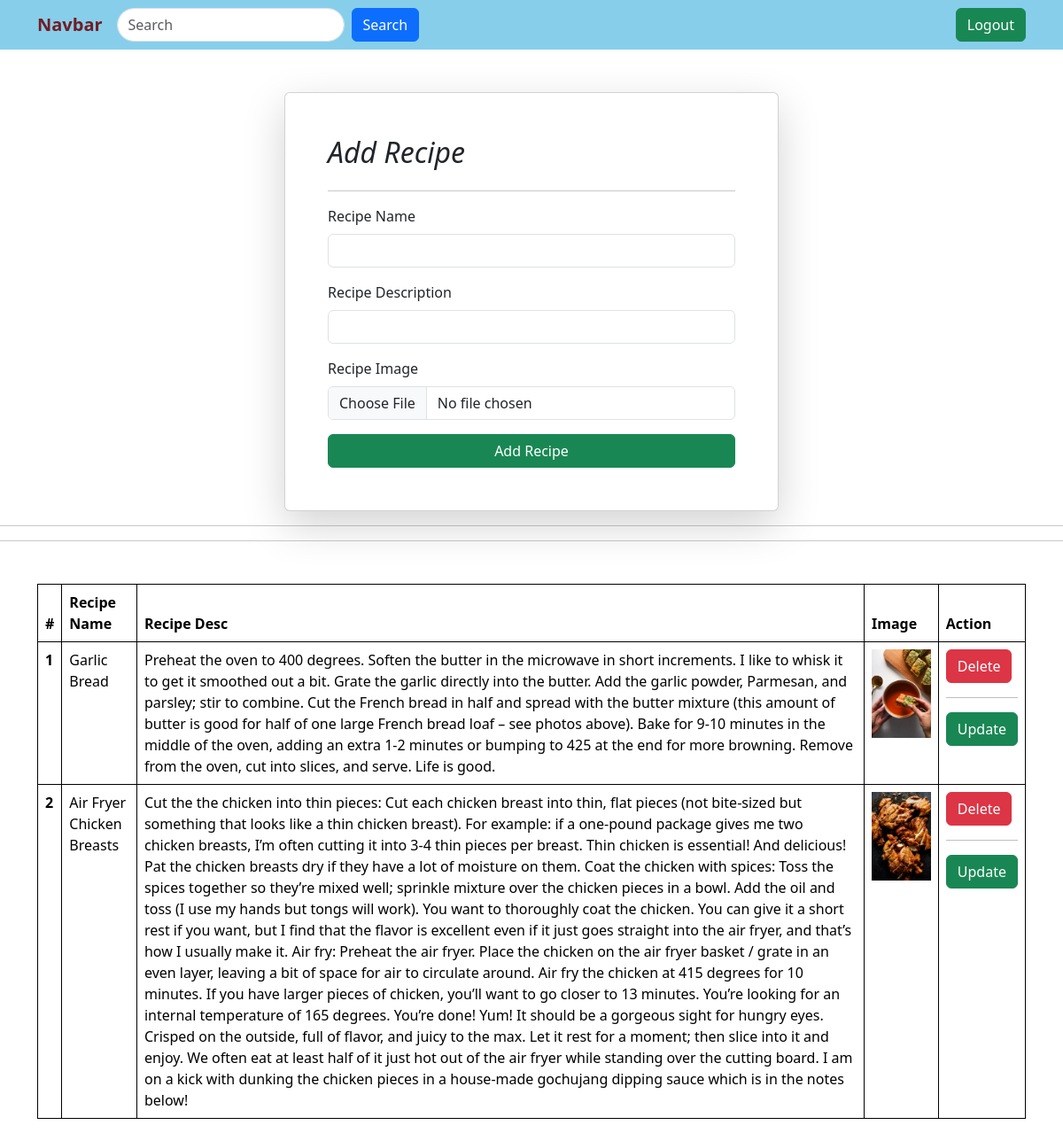
/recipes/ (signed in), run on the app's committed database.
### RecipeApp/models.py (models this page shows)
class Recipe(models.Model):
    user = models.ForeignKey( User , on_delete=models.CASCADE, blank= True , null= True )
    recipe_name = models.CharField(max_length =25, default='No name provided')
    recipe_desc= models.TextField(default='No description provided')
    recipe_image = models.ImageField(upload_to="recipe")

### RecipeApp/views.py (the view, shortened to what this page needs)
# urls.py: path('recipes/', recipes , name = "recipes"),
@login_required(login_url='/login/')
def recipes(request):
    queryset = Recipe.objects.all()
    if request.GET.get("search"):
        queryset = queryset.filter( recipe_name__icontains = request.GET.get("search") )
    context = {'recipes': queryset}
    return render(request, 'recipes.html', context)

### RecipeApp/templates/recipes.html (shortened to what this page needs)
{% extends "base.html" %}
    {% block start %}
<div class="container mt-5">
    <form class="col-6 mx-auto card p-5 shadow-lg" method="post" enctype="multipart/form-data" >
        <h2 class=" fst-italic" >Add Recipe</h2>
        <hr>
        <div class="mb-3">
          <label class="form-label">Recipe Name</label>
          <input type="text" required name="recipe_name" class="form-control">
        </div>
        <div class="mb-3">
          <label class="form-label">Recipe Description</label>
          <input type="textarea" required name="recipe_desc" class="form-control">
        </div>
        <div class="mb-3">
            <label class="form-label">Recipe Image</label>
            <input type="file" required name="recipe_image" class="form-control">
        </div>
        <button type="submit" class="btn btn-success">Add Recipe</button>
      </form>
</div>
<hr>
<hr>
<div class="container mt-5" >
    <table class="table ">
      <thead>
        <tr>
          <th scope="col">#</th>
          <th scope="col">Recipe Name</th>
          <th scope="col">Recipe Desc</th>
          <th scope="col">Image</th>
          <th scope="col">Action</th>
        </tr>
      </thead>
      <tbody>
        {% for recipe in recipes %}
        <tr>
          <th scope="row"> {{forloop.counter}} </th>
          <td> {{recipe.recipe_name}} </td>
          <td>{{recipe.recipe_desc}}</td>
          <td>
            <img src="/media/{{recipe.recipe_image}}" style="height: 100px" >
          </td>
          <td>
            <a href="/delete-recipe/{{recipe.id}}/" class="btn btn-danger" md-1 > Delete </a>
            <hr>
            <a href="/update-recipe/{{recipe.id}}/" class="btn btn-success ml-1" > Update </a>
          </td>
        </tr>
        {% endfor %}
      </tbody>
    </table>
</div>
    {% endblock start %}

### home/templates/base.html (shortened to what this page needs)
<!DOCTYPE html>
<html lang="en">
<head>
    <link href="https://cdn.jsdelivr.net/npm/bootstrap@5.3.2/dist/css/bootstrap.min.css" rel="stylesheet">
</head>
<body>
  <nav class="navbar navbar-expand-lg navbar-light" style="background-color: skyblue;">
    <div class="container">
        <a class="navbar-brand" href="#" style="color: #721c24; font-weight: bold;">Navbar</a>
        <div class="collapse navbar-collapse" id="navbarNav">
            <form class="form-inline my-2 my-lg-0" role="search">
                {% if request.user.is_authenticated %}
                <div class="input-group">
                    <input type="text" name="search" class="form-control" placeholder="Search " aria-label="Search"
                        aria-describedby="search-btn" style="border-radius: 20px;">
                    <div class="input-group-append mx-2 ">
                        <button class="btn btn-primary" type="submit" id="search-btn">Search</button>
                    </div>
                </div>
                {% else %}
                <a href="/login/" class="btn btn-success">Login</a>
                {% endif %}
            </form>
        </div>
        <div>
            {% if request.user.is_authenticated %}
            <a href="/logout/" class="btn btn-success ml-2">Logout</a>
            {% endif %}
        </div>
    </div>
</nav>
    {% block start %}
    {% endblock %}
</body>
</html>

### home/templates/base.html (style rules this page uses)
table, th, td, tr { border: 1px solid black; }

### data on the page
Recipe: recipe_name "Garlic Bread", recipe_desc "Preheat the oven to 400 degrees. Soften the butter in the microwave in short increments. I like to whisk it to get it smoothed out a bit. Grate the garlic directly into the butter. Add the garlic powder, Parmesan, and parsley; stir to combine. Cut the French bread in half and spread with the butter mixture (this amount of butter is good for half of one large French bread loaf – see photos above). Bake for 9-10 minutes in the middle of the oven, adding an extra 1-2 minutes or bumping to 425 at the end for more browning. Remove from the oven, cut into slices, and serve. Life is good.", recipe_image (picture)
Recipe: recipe_name "Air Fryer Chicken Breasts", recipe_desc "Cut the the chicken into thin pieces: Cut each chicken breast into thin, flat pieces (not bite-sized but something that looks like a thin chicken breast). For example: if a one-pound package gives me two chicken breasts, I’m often cutting it into 3-4 thin pieces per breast. Thin chicken is essential! And delicious! Pat the chicken breasts dry if they have a lot of moisture on them. Coat the chicken with spices: Toss the spices together so they’re mixed well; sprinkle mixture over the chicken pieces in a bowl. Add the oil and toss (I use my hands but tongs will work). You want to thoroughly coat the chicken. You can give it a short rest if you want, but I find that the flavor is excellent…", recipe_image (picture)
